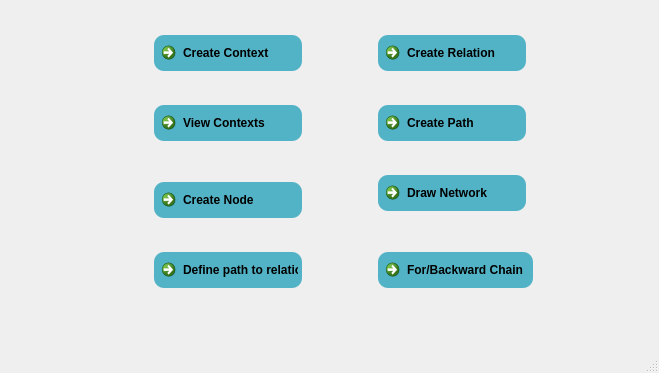
<?xml version="1.0" encoding="UTF-8"?>
<ui version="4.0">
 <class>MainWindow</class>
 <widget class="QMainWindow" name="MainWindow">
  <property name="geometry">
   <rect>
    <x>0</x>
    <y>0</y>
    <width>659</width>
    <height>373</height>
   </rect>
  </property>
  <property name="windowTitle">
   <string>MainWindow</string>
  </property>
  <widget class="QWidget" name="centralwidget">
   <widget class="QWidget" name="widget1" native="true">
    <property name="geometry">
     <rect>
      <x>-7</x>
      <y>-7</y>
      <width>715</width>
      <height>407</height>
     </rect>
    </property>
    <property name="styleSheet">
     <string notr="true">
QWidget#widget1{
background-image: url(:/t/datascience.jpg);

}
</string>
    </property>
    <widget class="QCommandLinkButton" name="createrelation">
     <property name="enabled">
      <bool>true</bool>
     </property>
     <property name="geometry">
      <rect>
       <x>385</x>
       <y>42</y>
       <width>148</width>
       <height>36</height>
      </rect>
     </property>
     <property name="mouseTracking">
      <bool>false</bool>
     </property>
     <property name="autoFillBackground">
      <bool>false</bool>
     </property>
     <property name="styleSheet">
      <string notr="true">QCommandLinkButton#createrelation{
background-color: rgb(83, 179, 198);
border-radius: 10px;}

QCommandLinkButton#createrelation:hover{
background-color: rgb(219, 247, 255);
}</string>
     </property>
     <property name="text">
      <string>Create Relation</string>
     </property>
     <property name="icon">
      <iconset resource="../tes.qrc">
       <normaloff>:/ok/relation.png</normaloff>:/ok/relation.png</iconset>
     </property>
    </widget>
    <widget class="QCommandLinkButton" name="createcontext">
     <property name="enabled">
      <bool>true</bool>
     </property>
     <property name="geometry">
      <rect>
       <x>161</x>
       <y>42</y>
       <width>148</width>
       <height>36</height>
      </rect>
     </property>
     <property name="mouseTracking">
      <bool>false</bool>
     </property>
     <property name="autoFillBackground">
      <bool>false</bool>
     </property>
     <property name="styleSheet">
      <string notr="true">


QCommandLinkButton#createcontext{
background-color: rgb(83, 179, 198);
border-radius: 10px;}

QCommandLinkButton#createcontext:hover{
background-color: rgb(219, 247, 255);
}</string>
     </property>
     <property name="text">
      <string>Create Context</string>
     </property>
     <property name="icon">
      <iconset resource="../tes.qrc">
       <normaloff>:/ok/search.png</normaloff>:/ok/search.png</iconset>
     </property>
    </widget>
    <widget class="QCommandLinkButton" name="createpath">
     <property name="enabled">
      <bool>true</bool>
     </property>
     <property name="geometry">
      <rect>
       <x>385</x>
       <y>112</y>
       <width>148</width>
       <height>36</height>
      </rect>
     </property>
     <property name="mouseTracking">
      <bool>false</bool>
     </property>
     <property name="autoFillBackground">
      <bool>false</bool>
     </property>
     <property name="styleSheet">
      <string notr="true">
QCommandLinkButton#createpath{
background-color: rgb(83, 179, 198);
border-radius: 10px;}

QCommandLinkButton#createpath:hover{
background-color: rgb(219, 247, 255);
}


</string>
     </property>
     <property name="text">
      <string>Create Path</string>
     </property>
     <property name="icon">
      <iconset>
       <normaloff>path.png</normaloff>path.png</iconset>
     </property>
    </widget>
    <widget class="QCommandLinkButton" name="createnode">
     <property name="enabled">
      <bool>true</bool>
     </property>
     <property name="geometry">
      <rect>
       <x>161</x>
       <y>189</y>
       <width>148</width>
       <height>36</height>
      </rect>
     </property>
     <property name="mouseTracking">
      <bool>false</bool>
     </property>
     <property name="autoFillBackground">
      <bool>false</bool>
     </property>
     <property name="styleSheet">
      <string notr="true">QCommandLinkButton#createnode{background-color: rgb(83, 179, 198);
border-style: outset;
border-radius: 10px;}

QCommandLinkButton#createnode:hover{
background-color: rgb(219, 247, 255);
}


</string>
     </property>
     <property name="text">
      <string>Create Node</string>
     </property>
     <property name="icon">
      <iconset>
       <normaloff>nodes.png</normaloff>nodes.png</iconset>
     </property>
    </widget>
    <widget class="QCommandLinkButton" name="drawnetwork">
     <property name="enabled">
      <bool>true</bool>
     </property>
     <property name="geometry">
      <rect>
       <x>385</x>
       <y>182</y>
       <width>148</width>
       <height>36</height>
      </rect>
     </property>
     <property name="mouseTracking">
      <bool>false</bool>
     </property>
     <property name="autoFillBackground">
      <bool>false</bool>
     </property>
     <property name="styleSheet">
      <string notr="true">


QCommandLinkButton#drawnetwork{
background-color: rgb(83, 179, 198);
border-radius: 10px;}

QCommandLinkButton#drawnetwork:hover{
background-color: rgb(219, 247, 255);
}</string>
     </property>
     <property name="text">
      <string>Draw Network</string>
     </property>
     <property name="icon">
      <iconset resource="../tes.qrc">
       <normaloff>:/ok/icons8-pencil-drawing-50.png</normaloff>:/ok/icons8-pencil-drawing-50.png</iconset>
     </property>
    </widget>
    <widget class="QCommandLinkButton" name="fbchainb">
     <property name="enabled">
      <bool>true</bool>
     </property>
     <property name="geometry">
      <rect>
       <x>385</x>
       <y>259</y>
       <width>155</width>
       <height>36</height>
      </rect>
     </property>
     <property name="mouseTracking">
      <bool>false</bool>
     </property>
     <property name="autoFillBackground">
      <bool>false</bool>
     </property>
     <property name="styleSheet">
      <string notr="true">


QCommandLinkButton#fbchainb{
background-color: rgb(83, 179, 198);
border-radius: 10px;}

QCommandLinkButton#fbchainb:hover{
background-color: rgb(219, 247, 255);
}</string>
     </property>
     <property name="text">
      <string>For/Backward Chain</string>
     </property>
     <property name="icon">
      <iconset resource="../tes.qrc">
       <normaloff>:/ok/exchange.png</normaloff>:/ok/exchange.png</iconset>
     </property>
    </widget>
    <widget class="QCommandLinkButton" name="pathtor">
     <property name="enabled">
      <bool>true</bool>
     </property>
     <property name="geometry">
      <rect>
       <x>161</x>
       <y>259</y>
       <width>148</width>
       <height>36</height>
      </rect>
     </property>
     <property name="mouseTracking">
      <bool>false</bool>
     </property>
     <property name="autoFillBackground">
      <bool>false</bool>
     </property>
     <property name="styleSheet">
      <string notr="true">QCommandLinkButton#pathtor{background-color: rgb(83, 179, 198);
border-style: outset;
border-radius: 10px;}

QCommandLinkButton#pathtor:hover{
background-color: rgb(219, 247, 255);
}


</string>
     </property>
     <property name="text">
      <string>Define path to relation</string>
     </property>
     <property name="icon">
      <iconset>
       <normaloff>:/ok/icons8-nodes-60.png</normaloff>:/ok/icons8-nodes-60.png</iconset>
     </property>
    </widget>
    <widget class="QCommandLinkButton" name="viewcontexts">
     <property name="enabled">
      <bool>true</bool>
     </property>
     <property name="geometry">
      <rect>
       <x>161</x>
       <y>112</y>
       <width>148</width>
       <height>36</height>
      </rect>
     </property>
     <property name="mouseTracking">
      <bool>false</bool>
     </property>
     <property name="autoFillBackground">
      <bool>false</bool>
     </property>
     <property name="styleSheet">
      <string notr="true">QCommandLinkButton#viewcontexts{background-color: rgb(83, 179, 198);
border-style: outset;
border-radius: 10px;}

QCommandLinkButton#viewcontexts:hover{
background-color: rgb(219, 247, 255);
}


</string>
     </property>
     <property name="text">
      <string>View Contexts</string>
     </property>
     <property name="icon">
      <iconset>
       <normaloff>:/ok/icons8-nodes-60.png</normaloff>:/ok/icons8-nodes-60.png</iconset>
     </property>
    </widget>
   </widget>
  </widget>
  <widget class="QStatusBar" name="statusbar"/>
 </widget>
 <resources>
  <include location="../tes.qrc"/>
  <include location="../new.qrc"/>
  <include location="one.qrc"/>
 </resources>
 <connections/>
</ui>
